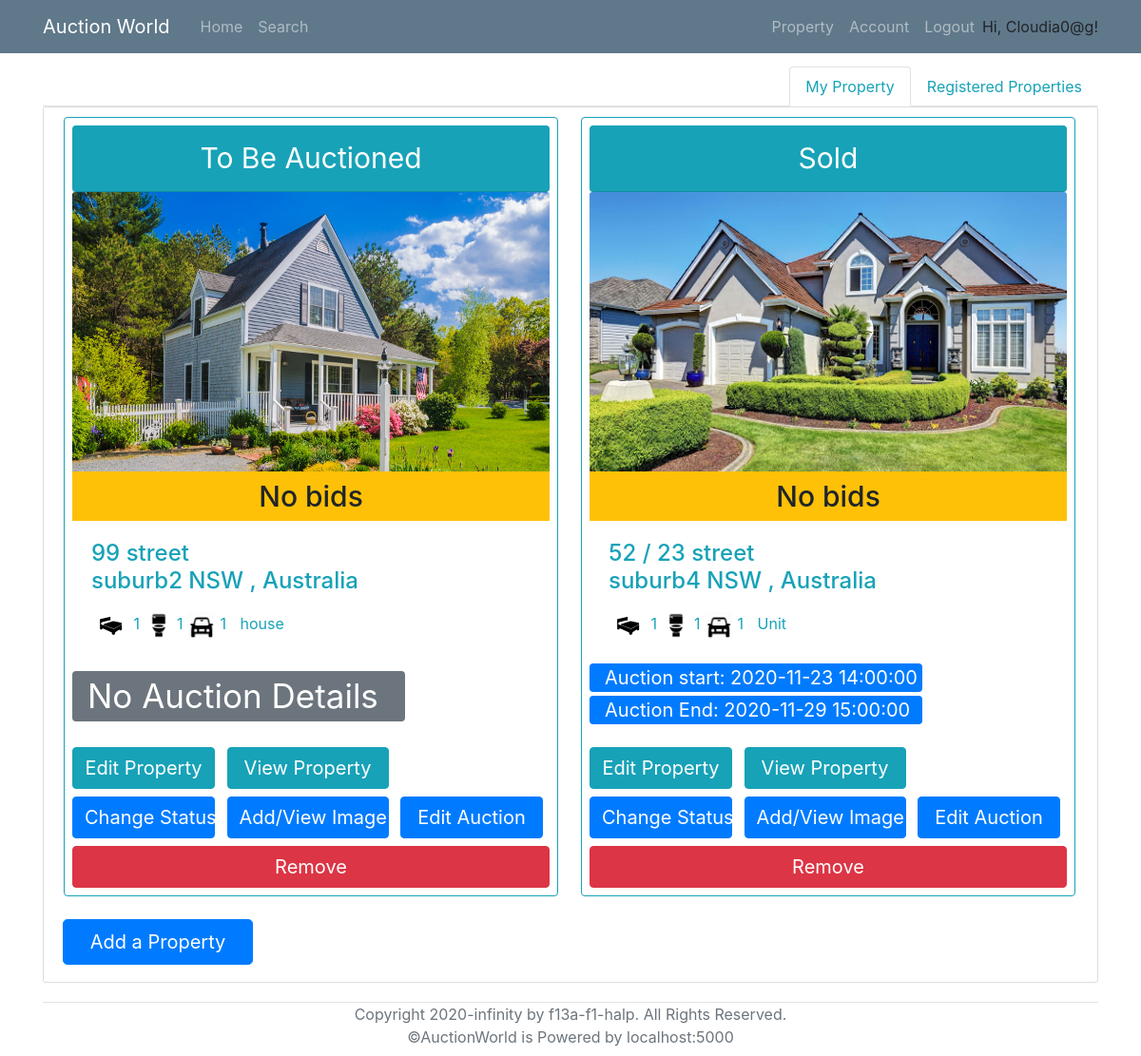
Before: /property (signed in) with the older database file.
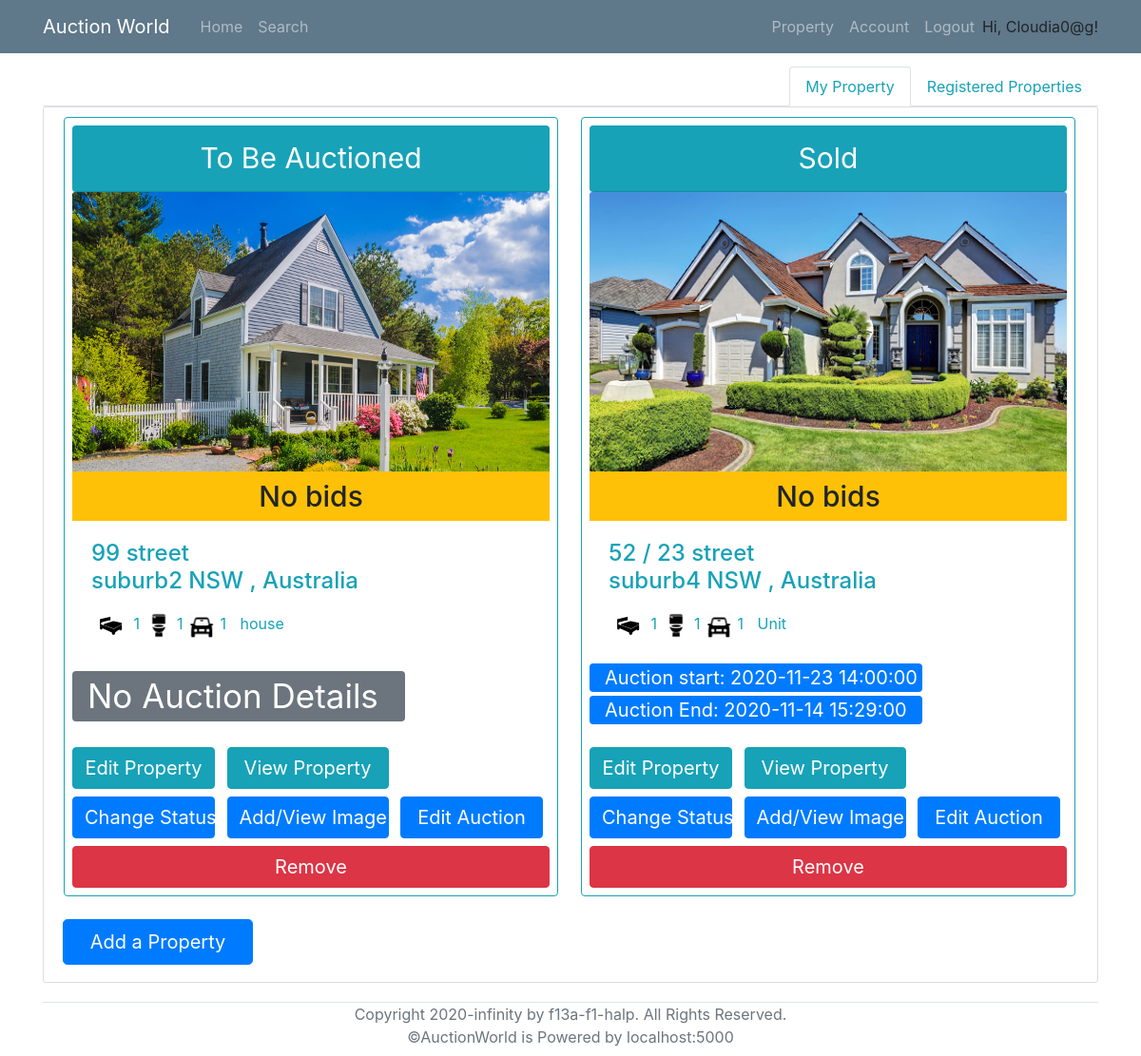
After: the same page with the newer database file.
### models.py (models this page shows, shortened)
class User(UserMixin, db.Model):
    __tablename__ = 'User'
    id = db.Column(db.Integer, primary_key = True)
    login_name = db.Column(db.String(collation='NOCASE') ,unique=True, nullable=False)
    email = db.Column(db.String, unique=True, nullable=False)
    password_hash = db.Column(db.String, nullable=False)
    address = db.Column(db.String(1000), nullable=False)
    date_of_birth = db.Column(db.DateTime, nullable=False)
    phone_number = db.Column(db.String, nullable=False)
    id_confirmation = db.Column(db.String(100), nullable=True)
    auctionId = db.relationship('AuctionDetails', backref='seller', lazy='dynamic')
    properties = db.relationship('Property', backref='sellerID', lazy='dynamic')
    cards = db.relationship('BankDetails', backref='user', lazy='dynamic')
    registeredProperties = db.relationship('Property',secondary=lambda: RegisteredAssociation.__table__, backref="RegisteredBidders")

class Property(db.Model):
    __tablename__ = 'Property'
    id = db.Column(db.Integer, primary_key = True)
    property_type = db.Column(db.String)
    add_unit = db.Column(db.String(100))
    add_num = db.Column(db.String(100))
    add_name = db.Column(db.String(100))
    add_suburb = db.Column(db.String(100))
    add_state = db.Column(db.String(3))
    add_pc = db.Column(db.String(4))
    num_bedrooms = db.Column(db.Integer)
    num_parking = db.Column(db.Integer)
    num_bathrooms = db.Column(db.Integer)
    parking_features = db.Column(db.String)
    building_size = db.Column(db.Integer)
    land_size = db.Column(db.Integer)
    inspection_date = db.Column(db.DateTime)
    description = db.Column(db.String(2000))
    year_built = db.Column(db.Integer)
    status = db.Column(db.String)
    seller = db.Column(db.Integer, db.ForeignKey('User.id'))
    auctionId = db.relationship('AuctionDetails', backref='Property', uselist=False)
    photo_collection = db.relationship('Photos', backref='Property', lazy='dynamic')
    registeredBidders = db.relationship('User',secondary=lambda: RegisteredAssociation.__table__, backref="RegisteredProperties")

class Photos(db.Model):
    __tablename__ = 'Photos'
    id = db.Column(db.Integer, primary_key = True)
    photo = db.Column(db.String)
    property_id = db.Column(db.Integer, db.ForeignKey('Property.id'))

class AuctionDetails(db.Model):
    __tablename__ = 'AuctionDetails'
    id = db.Column(db.Integer, primary_key=True)
    AuctionStart = db.Column(db.DateTime, nullable=False)
    AuctionEnd = db.Column(db.DateTime, nullable=False)
    ReservePrice = db.Column(db.Float, nullable=False)
    MinBiddingGap = db.Column(db.Float, nullable=False)
    PropertyID = db.Column(db.String, db.ForeignKey('Property.id'), unique=True, nullable=False)
    SellerID = db.Column(db.Integer, db.ForeignKey('User.id'), nullable=False)

### routes.py (the view)
@app.route("/property")
def property_list():
    my_properties = db.session.query(Property,AuctionDetails,func.max(Bid.Amount).label('highestBid'))\
                        .filter(Property.seller==current_user.id)\
                        .outerjoin(AuctionDetails, AuctionDetails.PropertyID==Property.id)\
                        .outerjoin(Bid, Bid.AuctionID == AuctionDetails.id)\
                        .group_by(Property.id)
    if my_properties.count() == 0:
        my_properties=None
    propertiesID_registered=RegisteredAssociation.query.filter_by(RegisteredBidderID=current_user.id).all()
    registeredID_list = [ i.PropertyID for i in propertiesID_registered ]
    if len(registeredID_list) == 0:
        registered_properties =None
    else:
        registered_properties = db.session.query(Property,AuctionDetails,func.max(Bid.Amount).label('highestBid'))\
                                .filter(Property.id.in_(registeredID_list))\
                                .outerjoin(AuctionDetails, AuctionDetails.PropertyID==Property.id)\
                                .outerjoin(Bid, Bid.AuctionID == AuctionDetails.id)\
                                .group_by(Property.id)
    time_shift_1hr = datetime.now() + timedelta(hours=1)
    return render_template('property.html', properties = my_properties,registered_properties=registered_properties, now_date = time_shift_1hr)

### models.py (called while the page is built)
@login_manager.user_loader
def load_user(id):
    return User.query.get(id)

### templates/property.html (shortened to what this page needs)
{% extends "base.html" %}
{% block content %}
<nav>
    <div class="nav nav-tabs justify-content-end" id="nav-tab" role="tablist">
      <a class="nav-item nav-link text-info active" id="nav-home-tab" data-toggle="tab" href="#nav-home" role="tab" aria-controls="nav-home" aria-selected="true">My Property</a>
      <a class="nav-item nav-link text-info" id="nav-profile-tab" data-toggle="tab" href="#nav-profile" role="tab" aria-controls="nav-profile" aria-selected="false">Registered Properties</a>
    </div>
</nav>
<div class="tab-content" id="nav-tabContent">
    <div class="tab-pane fade show active" id="nav-home" role="tabpanel" aria-labelledby="nav-home-tab">
        <div class="content-section">
            {% if not properties %}
                <h1>No properties found. Add one now!</h1>
            {% else %}
            <div class="row col-xl-15">
                {% for (p,a,b) in properties %}
                    <div class="card border-info p-2 col-md-3.8 ml-3 mr-2 mb-3" style="width: 520px;">
                        <div class="card-header rounded text-center bg-info text-white" style="font-size: 30px;">
                            {% if p.status == "auction" %}
                                To Be Auctioned
                            {% elif p.status == "sold" %}
                                Sold
                            {% else %}
                                Error
                            {% endif %}
                        </div>
                        {% if not p.photo_collection.all() %}
                            <img class="card-img-top" src="/static/propertyImage/4.jpg" alt="Card image cap" style="width:502px; height: 300px;" >
                        {% else %}
                            <img class="card-img-top" src="/static/propertyImage/{{p.photo_collection.first().photo}}" alt="Card image cap" style="width:502px; height: 300px;" >
                        {% endif %}
                        <h6 class="card-subtitle pt-2 pb-2 text-center bg-warning" style="font-size: 30px;" >
                            {% if b:%}
                                highestBid: {{b}} $
                            {% else %}
                                No bids
                            {% endif%}
                        </h6>
                        <div class="card-body text-info">
                            <h4 class="card-title">
                                {% if p.add_unit %}
                                    {{p.add_unit}} /
                                {% endif %}
                                {{p.add_num}} {{p.add_name}}<br>{{p.add_suburb}} {{p.add_state}} {{p.pc}}, Australia
                            </h4>
                            <p class="card-text">
                                <span><img src="/static/propertyImage/bedicon.png" alt="Card image cap" style="width:40px; height: 40px;"> {{p.num_bedrooms}}</span>
                                <span><img src="/static/propertyImage/restroom.png" alt="Card image cap" style="width:30px; height: 30px;"> {{p.num_bedrooms}}</span>
                                <span><img src="/static/propertyImage/car.png" alt="Card image cap" style="width:30px; height: 30px;"> {{p.num_parking}}</span>
                                <span style="margin-top: 7px; margin-left: 10px;">{{p.property_type}}</span>
                            </p>
                        </div>
                    {% if a.AuctionStart and a.AuctionEnd %}
                    <div class="mb-2" style="font-size: 20px; width: 350px;">
                        <p class="bg-primary text-white rounded pl-3  mb-1"> Auction start: {{a.AuctionStart}} </p>
                        <p class="bg-primary text-white rounded pl-3 "> Auction End:   {{a.AuctionEnd}} </p>
                    </div>
                    {% else%}
                        <div style="height: 79.2px;width: 350px;">
                            <p class="bg-secondary text-white rounded pl-3  mb-1" style="font-size: 35px;">No Auction Details</p>
                        </div>
                    {% endif %}
                    <div>
                        <span>
                            {% if now_date > p.inspection_date %}
                                <a href="{{ url_for('edit_property', p_id = p.id) }}"><button class='btn btn-info text-white mr-2 ' style="width: 150px; font-size: 20px;" type='submit' disabled>Edit Property</button></a>
                            {% else %}
                                <a href="{{ url_for('edit_property', p_id = p.id) }}"><button class='btn btn-info text-white mr-2 ' style="width: 150px; font-size: 20px;" type='submit'>Edit Property</button></a>
                            {% endif %}
                        </span>
                        <span><a href="{{ url_for('viewProperty', property_id = p.id) }}"><button class='btn btn-info text-white mr-2 ' style="width: 170px; font-size: 20px;" type='submit'>View Property</button></a></span>
                    </div>
                    <div class="mt-2 mb-2">
                        <span><a href="{{ url_for('change_status', p_id = p.id) }}"><button class='btn btn-primary text-white mr-2 ' style="width: 150px; font-size: 20px;" type='submit'>Change Status</button></a></span>
                        <span><a href="{{ url_for('property_image', p_id = p.id) }}"><button class='btn btn-primary text-white mr-2' style="width: 170px; font-size: 20px;" type='submit'>Add/View Image</button></a></span>
                        <span><a href="{{ url_for('createAuction', PropertyID = p.id) }}"><button class='btn btn-primary text-white ' style="width: 150px; font-size: 20px;"  type='submit'>Edit Auction</button></a></span>
                    </div>
                    <a href="{{ url_for('remove_property', p_id = p.id) }}" onclick = "{if (confirm ( 'Are you sure?')) {this. document.formname.submit (); return true;} return false;} "><button class='btn btn-danger'  style="width: 100%; font-size: 20px;" type='submit'>Remove</button></a>
                </div>
                {% endfor %}
            </div>
            {% endif %}
            <a href="{{ url_for('add_property') }}">
                <button class='btn btn-primary btn-lg text-white mt-2 mb-2' style="width: 200px;" type='submit'>Add a Property</button>
            </a>
        </div>
    </div>
</div>
{% endblock %}

### templates/base.html (shortened to what this page needs)
<!DOCTYPE html>
<html lang="en">
<head>
    <link rel="stylesheet" type="text/css" href="../static/css/main.css">
    <link rel="stylesheet" href="https://maxcdn.bootstrapcdn.com/bootstrap/4.0.0/css/bootstrap.min.css">
</head>
<body>
    <header class="site-header">
        <nav class="navbar navbar-expand-md navbar-dark bg-steel fixed-top">
          <div class="container">
            <a class="navbar-brand mr-4" href="/" >Auction World</a>
            <div class="collapse navbar-collapse" id="navbarToggle">
              <div class="navbar-nav mr-auto">
                <a class="nav-item nav-link" href="{{ url_for('home') }}">Home</a>
                <a class="nav-item nav-link" href="/search">Search</a>
              </div>
              <div class="navbar-nav">
                {% if current_user.is_authenticated %}
                  <a class="nav-item nav-link" href="/property">Property</a>
                  <a class="nav-item nav-link" href={{ url_for("account", login_name=current_user.login_name) }}>Account</a>
                  <a class="nav-item nav-link" href="/logout">Logout</a>
                  <p style="margin-top: 8px; margin-bottom: 0px;">Hi, {{ current_user.login_name }}!</p>
                {% endif %}
              </div>
            </div>
          </div>
        </nav>
      </header>
      <main role="main" class="container" style="margin-top: 70px;">
        <div class="row">
          <div class="col-md-12">
            {% block content %}{% endblock %}
          </div>
        </div>
        <div class="border-top relative-bottom text-center text-muted mb-2" >
          Copyright 2020-infinity by f13a-f1-halp. All Rights Reserved. <br>
          ©AuctionWorld is Powered by localhost:5000
        </div>
      </main>
</body>
</html>

### static/css/main.css (style rules this page uses)
body { background: #fafafa; color: #333333; margin-top: 5rem; }
h1, h2, h3, h4, h5, h6 { color: #444444; }
.bg-steel { background-color: #5f788a; }
.site-header .navbar-nav .nav-link { color: #cbd5db; }
.content-section { background: #ffffff; padding: 10px 20px; border: 1px solid #dddddd; border-radius: 3px; margin-bottom: 20px; }

Changed rows visible on the page:
changed through a linked row, Property "suburb4": AuctionEnd "2020-11-29 15:00:00" → "2020-11-14 15:29:00"
